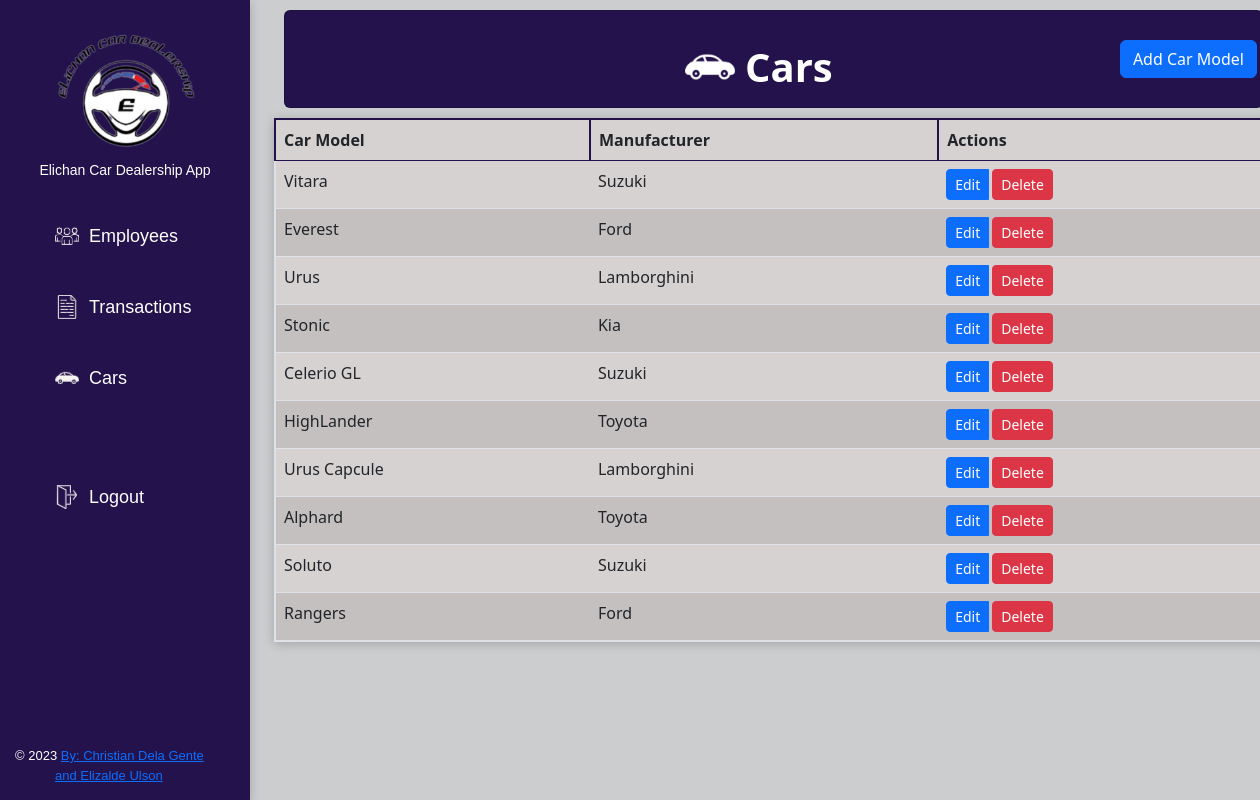
Screenshot of /cars/ with the database file from the repository.
### employees/models.py (models this page shows, shortened)
class Car(models.Model):
    car_model = models.CharField(max_length=100)
    manufacturer = models.CharField(max_length=100)

### employees/views.py (the view)
# urls.py: path('cars/', views.cars, name='cars'),
def cars(request):
    cars = Car.objects.all()
    return render(request, 'cars.html', {'cars': cars})

### employees/templates/employees/cars.html (shortened to what this page needs)
<!DOCTYPE html>
<html>
<head>
  {% extends 'employees/sidebar.html' %}
  {% block content %}
  {% load static %}
  <link rel="stylesheet" type="text/css" href="{% static 'css/bootstrap.min.css' %}">
  <link rel="stylesheet" type="text/css" href="{% static 'css/style.css' %}">
  <link rel="stylesheet" type="text/css" href="{% static 'css/tables-buttons.css' %}">
</head>
<body>
  <div class="container">
    <div class="card strpied-tabled-with-hover" style="margin: 10px">
      <div class="d-flex justify-content-between align-items-center">
        <div class="d-flex align-items-center">
          <img src="{% static 'img/car-logo.png' %}" height="50px" width="50px" style="margin-right: 10px; margin-left: 400px; margin-top: 15px;">
          <h1>Cars</h1>
        </div>
        <a href="{% url 'add_car_model' %}" class="btn btn-primary" style="margin-right: 5px">Add Car Model</a>
      </div>
    </div>
  </div>
  <div class="container">
    <table class="table">
      <thead>
        <tr>
          <th>Car Model</th>
          <th>Manufacturer</th>
          <th>Actions</th>
        </tr>
      </thead>
      <tbody>
        {% for car in cars %}
        <tr>
          <td>{{ car.car_model }}</td>
          <td>{{ car.manufacturer }}</td>
          <td>
            <div class="btn-group" role="group">
              <a href="{% url 'edit_car_model' car.id %}" class="btn btn-sm btn-primary">Edit</a>
              <form method="POST" action="{% url 'delete_car_model' car.id %}" class="d-inline">
                <button style="margin-left: 3px" type="submit" class="btn btn-sm btn-danger" onclick="return confirm('Are you sure you want to delete this car model?')">Delete</button>
              </form>
            </div>
          </td>
        </tr>
        {% empty %}
        <tr>
          <td colspan="3">No cars available</td>
        </tr>
        {% endfor %}
      </tbody>
    </table>
  </div>
  {% endblock %}

### static/css/style.css (style rules this page uses)
a, p { font-family: Verdana, Geneva, Tahoma, sans-serif; font-size: large; }
body { overflow-x: hidden; margin: 0; padding: 0; }

### static/css/tables-buttons.css (style rules this page uses)
.content, body { background-color: #cbcdcf; }
table { border-collapse: collapse; width: 100%; max-width: 1000px; margin: 0 auto; border: solid; border-color: rgb(35, 18, 75); border-width: 2px; box-shadow: 0px 2px 10px rgba(0, 0, 0, 0.2); }
th, td { text-align: left; padding: 8px; }
th { background-color: #f2f2f2; font-weight: bold; border-bottom: solid; border-color: rgb(35, 18, 75); border-width: 2px; }
tr:nth-child(odd) { background-color: #d6d2d2; }
tr:nth-child(even) { background-color: #c4c0c0; }
h1 { font-weight: bold; text-align: center; margin-top: 32px; margin-bottom: 16px; color: white; }
.card.strpied-tabled-with-hover { background-color: rgb(35, 18, 75); }
button, .submit { display: inline-block; padding: 8px 16px; font-size: 14px; font-weight: bold; text-align: center; text-decoration: none; background-color: #007bff; color: #fff; border: none; border-radius: 4px; cursor: pointer; transition: 0.15s; }

### rows the page displays
Car: car_model "Vitara", manufacturer "Suzuki"
Car: car_model "Everest", manufacturer "Ford"
Car: car_model "Urus", manufacturer "Lamborghini"
Car: car_model "Stonic", manufacturer "Kia"
Car: car_model "Celerio GL", manufacturer "Suzuki"
Car: car_model "HighLander", manufacturer "Toyota"
Car: car_model "Urus Capcule", manufacturer "Lamborghini"
Car: car_model "Alphard", manufacturer "Toyota"
Car: car_model "Soluto", manufacturer "Suzuki"
Car: car_model "Rangers", manufacturer "Ford"
